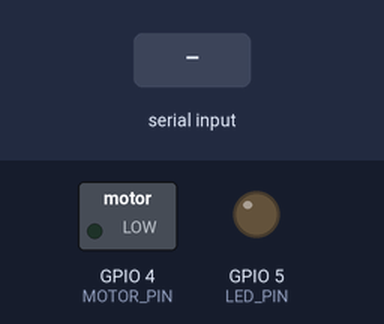
The sketch below on a simulated ESP32. Shown: switched loads named in the sketch (green lamp = pin HIGH), output pins drawn as LEDs (lit = HIGH). The inputs (shaded band) are chosen by the test bench.

Above: at 1.2 s.
1.3 s: "LED_ON\n" received over Serial
At 2.5 s:
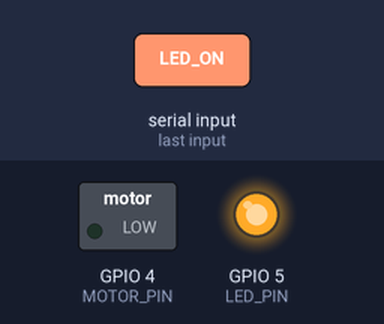
2.8 s: "MOTOR_ON\n" received over Serial
At 3.8 s:
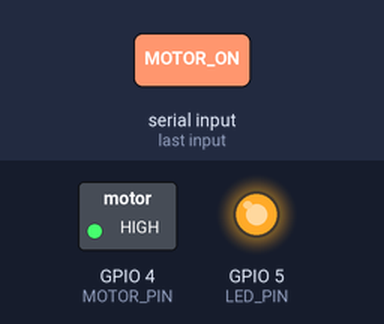
4.3 s: "LED_OFF\n" received over Serial
At 5.0 s:
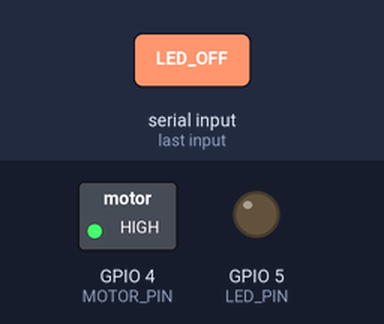
5.8 s: "MOTOR_OFF\n" received over Serial
At 6.1 s:
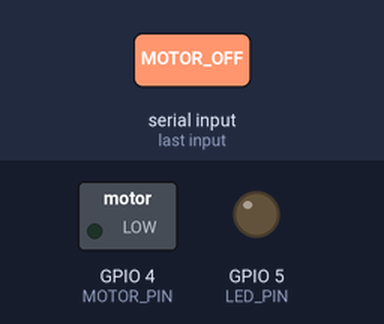
Timing chart, 0 to 8.3 s (numbered marks = the images above; inputs shaded):
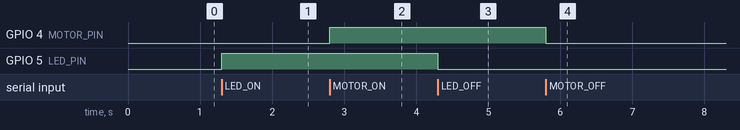

Measured:
- after the input at 1.3 s, GPIO 5 (LED_PIN): LOW → HIGH at once
- after the input at 2.8 s, GPIO 4 (MOTOR_PIN): LOW → HIGH at once
- after the input at 4.3 s, GPIO 5 (LED_PIN): HIGH → LOW at once
- after the input at 5.8 s, GPIO 4 (MOTOR_PIN): HIGH → LOW at once

The sketch:

ollama_serial_comm_esp32.ino
```cpp
#define LED_PIN 5
#define MOTOR_PIN 4

String command = "";

void setup()
{
  Serial.begin(115200);
  pinMode(LED_PIN, OUTPUT);
  pinMode(MOTOR_PIN, OUTPUT);
}

void loop()
{
  if (Serial.available())
  {
    command = Serial.readStringUntil('\n');
    command.trim();

    if (command == "LED_ON")
    {
      digitalWrite(LED_PIN, HIGH);
    }

    else if (command == "LED_OFF")
    {
      digitalWrite(LED_PIN, LOW);
    }

    else if (command == "MOTOR_ON")
    {
      digitalWrite(MOTOR_PIN, HIGH);
    }

    else if (command == "MOTOR_OFF")
    {
      digitalWrite(MOTOR_PIN, LOW);
    }
  }
}
```
